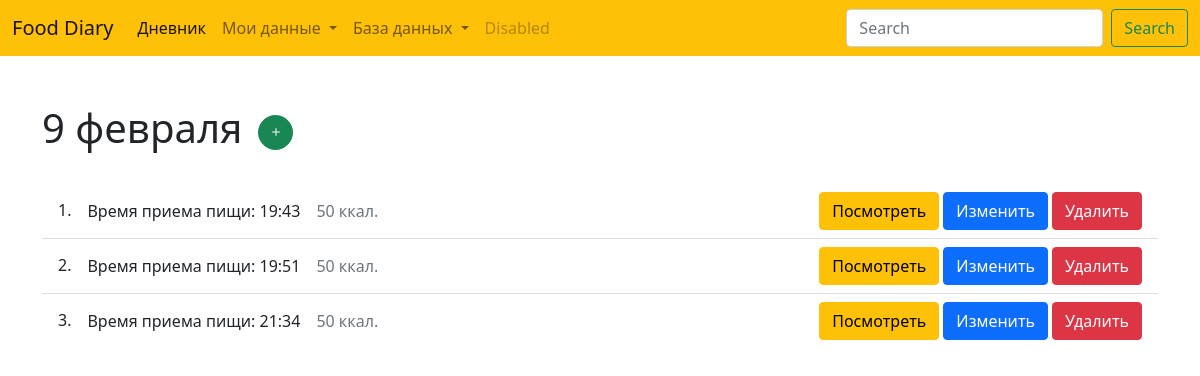
The app's page /day/8/ with its own data.
### diary/models.py (models this page shows)
class Day(models.Model):
    user = models.ForeignKey(User, null=True, blank=True, related_name='days', on_delete=models.CASCADE)
    date = models.DateField('Дата')
    session_key = models.CharField('Ключ сессии', max_length=40, null=True, blank=True)
    class Meta:
        ordering = ('-date',)

class Meal(models.Model):
    user = models.ForeignKey(User, null=True, blank=True, related_name='meals', on_delete=models.CASCADE)
    session_key = models.CharField('Ключ сессии', max_length=40, null=True, blank=True)
    day = models.ForeignKey(Day, on_delete=models.CASCADE, related_name='meals')
    time = models.TimeField('Время приема пищи', default=timezone.localtime)
    food = models.ManyToManyField('Food', verbose_name='Еда', through='MealFood')
    calories = models.PositiveIntegerField('Калорий всего', default=0)
    class Meta:
        ordering = ('day', 'time')

### diary/views.py (the view)
# urls.py: path('day/<int:id>/', views.DayDetailView.as_view(), name='day_detail'),
class DayDetailView(DetailView):
    template_name = 'diary/days/detail.html'
    def get_object(self):
        return Day.objects.get(id=self.kwargs['id'])
    def get_context_data(self, **kwargs):
        kwargs = super().get_context_data(**kwargs)
        kwargs['form'] = MealForm(request=self.request)
        kwargs['meals'] = kwargs['day'].meals.all()
        return kwargs

### diary/forms.py
class MealForm(forms.ModelForm):
    class Meta:
        model = Meal
        fields = ['time']
    food = forms.ModelChoiceField(
        queryset=Food.objects.none(),
        label='Еда',
        empty_label='Выберите еду'
    )
    grams = forms.IntegerField(
        min_value=0,
        label='Граммов',
        widget=forms.NumberInput(
            attrs={
                'placeholder': 'Кол-во граммов'
            }
        )
    )
    def __init__(self, *args, **kwargs):
        self.request = kwargs.pop('request')
        super().__init__(*args, **kwargs)
        if self.request.user.is_authenticated:
            self.fields['food'].queryset = Food.objects.filter(user=self.request.user)
        else:
            self.fields['food'].queryset = Food.objects.filter(session_key=self.request.session.session_key)
        for bfield in self.visible_fields():
            if bfield.field.label == 'Еда':
                bfield.field.widget.attrs['class'] = 'form-select'
            else:
                bfield.field.widget.attrs['class'] = 'form-control'

### diary/templates/diary/days/detail.html (shortened to what this page needs)
{% extends 'base.html' %}
{% block content %}
<main>
    <div class="container">
        <div class="row mt-5">
            <div class="col-12">
                <div class="d-flex align-items-center mb-4">
                    <h1>{{ day.date|date:"j E" }}</h1>
                    <button title="Добавить прием пищи" data-bs-target="#mealModal" data-bs-toggle="modal" class="btn btn-success ms-3 p-1 rounded-circle"
                        style="width: 35px; height: 35px;">
                        <i class="bi bi-plus"></i>
                    </button>
                </div>
            </div>
            <div class="col-12">
                {% if day.meals.count < 1 %}
                    <p>В этом дне пока отсутствуют приемы пищи</p>
                {% else %}
                <ul class="list-group list-group-flush">
                    {% for meal in meals %}
                        <li
                            class="list-group-item d-flex align-items-center"
                            data-meal-id="{{meal.id}}"
                        >
                            <h6 class="mb-0">{{forloop.counter}}.</h6>
                            <p class="mb-0 ms-3">Время приема пищи: {{meal.time}}</p>
                            <p class="mb-0 ms-3 text-muted">{{meal.calories}} ккал.</p>
                            <a href="#" class="btn btn-warning ms-auto show-meal-info" data-target="#mealInfo">
                                Посмотреть
                            </a>
                            <a href="#" class="btn btn-primary ms-1">
                                Изменить
                            </a>
                            <a href="{% url 'delete_meal' day.id meal.id %}" class="btn btn-danger ms-1">Удалить</a>
                        </li>
                    {% endfor %}
                </ul>
                {% endif %}
            </div>
        </div>
    </div>
</main>
{% endblock %}

### records on screen
Day: date "9 февраля"
Meal: time "19:43", calories "50"
Meal: time "19:51", calories "50"
Meal: time "21:34", calories "50"
